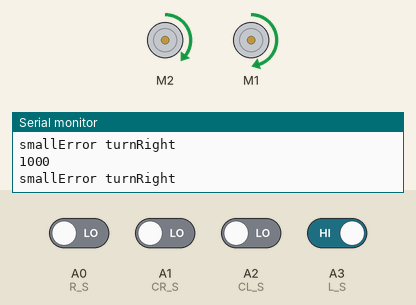
Recording of a sketch running on a simulated Arduino Uno, built with avr-gcc and run on an emulated ATmega328P. On the bench: 2 × DC motor (green arrow = forward, orange = backward, longer = faster), the last lines printed to the serial monitor. The test bench sets the inputs (shaded band); at power-on: A3 (L_S) HIGH, A0 (R_S), A1 (CR_S), A2 (CL_S) LOW.

Above: at 1.2 s.
1.3 s: A0 (R_S) driven HIGH
2.8 s: A3 (L_S) driven LOW
At 5.36 s:
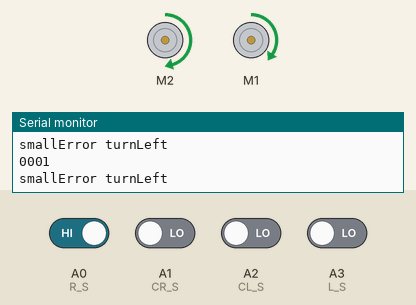
5.8 s: A1 (CR_S) driven HIGH
At 7.65 s:
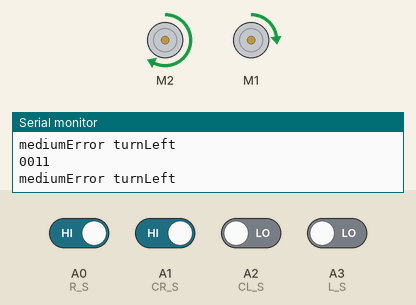
8.8 s: A2 (CL_S) driven HIGH
11.8 s: A0 (R_S) driven LOW
At 12.5 s:
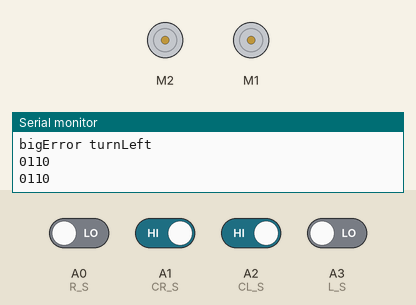
14.8 s: A3 (L_S) driven HIGH
At 15.4 s:
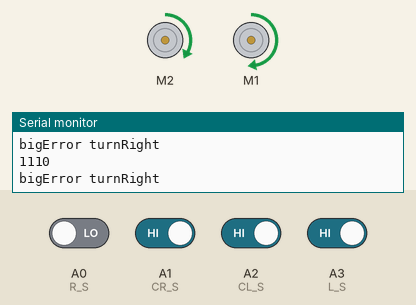
Timing chart, 0 to 21.1 s (numbered marks = the images above; inputs shaded):
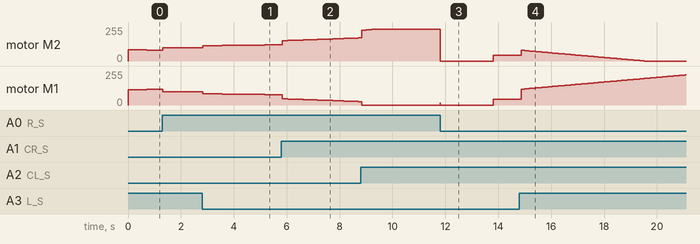

The sketch:

IP23_line_tracker_PID.ino
```cpp
#include <Wire.h>
#include <Adafruit_MotorShield.h>
#include "utility/Adafruit_MS_PWMServoDriver.h"

////////////////////////////////////////////////////////////////////////////////////////
// Set pin
#define R_S A0   // Infrared sensor Right
#define CR_S A1  // Infrared sensor Center Right
#define CL_S A2  // Infrared sensor Center Left
#define L_S A3   // Infrared sensor Left

// Set speed
#define SLOW_SPEED 45
//#define MEDIUM_SPEED 55
#define FAST_SPEED 240

int defaultSpeed = 100;
int stoptime = 0;

////////////////////////////////////////////////////////////////////////////////////////
// PID Controller

// Gain k=[0;1]
// Tuning parameter:
// Start with kp=1 and decrease value to stable system
//Then increase ki and kd if needed
double kp = 0.56;    // Proportional gain
double ki = 0.0027;  // Integral gain
double kd = 0;    // Derivative gain *************************** possible delete

//Initialize PID components to 0
double P = 0;  // Proportional component of the control output
double I = 0;  // Integral component of the control output
double D = 0;  // Derivative component of the control output

int error;
int previousError = 0;
int smallError = defaultSpeed * 0.27;    // Need to calibrate this parameter
int mediumError = defaultSpeed * 0.8;  // Need to calibrate this parameter
int bigError = defaultSpeed * 1.8;     // Need to calibrate this parameter
bool stopped = false;


int lastError = 0;
int lastLineSignal = 0;

int leftSpeed = 0;
int rightSpeed = 0;


////////////////////////////////////////////////////////////////////////////////////////
//Functions

Adafruit_MotorShield AFMS = Adafruit_MotorShield();
Adafruit_DCMotor *motorR = AFMS.getMotor(2);
Adafruit_DCMotor *motorL = AFMS.getMotor(1);


// Function to get the error from the line-following sensors (0-2).
int getError() {
  // Read the sensor values (0 for dark, 1 for bright)
  int sensorL = digitalRead(L_S);
  int sensorCL = digitalRead(CL_S);
  int sensorCR = digitalRead(CR_S);
  int sensorR = digitalRead(R_S);


  Serial.print(sensorL);
  Serial.print(sensorCL);
  Serial.print(sensorCR);
  Serial.print(sensorR);
  Serial.println(" ");

  // Determine the error based on sensor readings
  if (sensorL == 0 && sensorCL == 1 && sensorCR == 1 && sensorR == 1) {
    Serial.println("bigError turnLeft");
    return -bigError;  // The robot is significantly to the right of the line
  } else if (sensorL == 0 && sensorCL == 0 && sensorCR == 1 && sensorR == 1) {
    Serial.println("mediumError turnLeft");
    return -mediumError;  // The robot is the right of the line
  } else if (sensorL == 0 && sensorCL == 0 && sensorCR == 0 && sensorR == 1) {
    Serial.println("smallError turnLeft");
    return -smallError;  // The robot is slightly to the right of the line
  } else if (sensorL == 1 && sensorCL == 0 && sensorCR == 0 && sensorR == 1) {
    Serial.println("noError");
    I = 0;
    return 0;  // The robot is on the line (centered)
  } else if (sensorL == 1 && sensorCL == 0 && sensorCR == 0 && sensorR == 0) {
    Serial.println("smallError turnRight");
    return smallError;  // The robot is slightly to the left of the line
  } else if (sensorL == 1 && sensorCL == 1 && sensorCR == 0 && sensorR == 0) {
    Serial.println("mediumError turnRight");
    return mediumError;  // The robot is the left of the line
  } else if (sensorL == 1 && sensorCL == 1 && sensorCR == 1 && sensorR == 0) {
    Serial.println("bigError turnRight");
    return bigError;  // The robot is significantly to the left of the line
  } else if (sensorL == 0 && sensorCL == 0 && sensorCR == 0 && sensorR == 0) {
    return 1;                                                                                                                                                                                                                  // Return obstacle 1
  } else if ((sensorL == 0 && sensorCL == 1 && sensorCR == 1 && sensorR == 0) || (sensorL == 0 && sensorCL == 1 && sensorCR == 0 && sensorR == 0) || (sensorL == 0 && sensorCL == 0 && sensorCR == 1 && sensorR == 0)) {  // Special case: Only the center sensor detects a bright surface (possible obstacle)
    return 2;                                                                                                                                                                                                                  // Return obstacle 2
  } else if (sensorL == 1 && sensorCL == 1 && sensorCR == 1 && sensorR == 1) {                                                                                                                                                 // Special case: All sensors detect a white surface (end of track)
    return 3;
  }
  return 0;  // Default case: Unknown/error state. Proceed with line tracking
}

void PID_line_tracking() {
  //stopped = false;

  // PID control
  // Proportional component of the control output
  P = error;
  // Integral component of the control output
  I += error;
  // Derivative component of the control output
  D = error - previousError;

  // Update the previous error for the next iteration
  previousError = error;

  // Combine all components to get the PID output
  double speedChange = P * kp + I * ki + D * kd;  //calculate the correction;


  /*  Serial.print(speedChange);
  Serial.print("\t"); */

  // Apply PID output to control the motors
  motorL->run(FORWARD);
  motorR->run(FORWARD);

  // Adjust motor speeds based on PID output
  leftSpeed = defaultSpeed + speedChange;
  rightSpeed = defaultSpeed - speedChange;

  // Ensure the motor speeds are within valid range (0 to 255)
  leftSpeed = constrain(leftSpeed, 0, FAST_SPEED);
  rightSpeed = constrain(rightSpeed, 0, FAST_SPEED);

  /*
  Serial.print(leftSpeed);
  Serial.print("\t");
  Serial.print(rightSpeed);
  Serial.print("\n");*/

  // Set the motor speeds
  motorL->setSpeed(leftSpeed);
  motorR->setSpeed(rightSpeed);
  delay(10);
}

bool checkStop() {
  if (lastError == error /* && stopped == false*/) {
    return true;
  }
  return false;
}

void task_1() {
  //stopped = true;
  //TO DO
  // Obstacle detected, stop and handle appropriately
  motorL->run(BACKWARD);
  motorR->run(BACKWARD);
  motorL->setSpeed(0);
  motorR->setSpeed(0);
  delay(500);

  motorL->run(FORWARD);
  motorR->run(FORWARD);
  motorL->setSpeed(SLOW_SPEED);
  motorR->setSpeed(SLOW_SPEED);
  delay(80);
}

void task_2() {
  //stopped = true;
  //TO DO
  // Obstacle detected, stop and handle appropriately
  motorL->run(BACKWARD);
  motorR->run(BACKWARD);
  motorL->setSpeed(0);
  motorR->setSpeed(0);
  delay(2000);

  motorL->run(FORWARD);
  motorR->run(FORWARD);
  motorL->setSpeed(SLOW_SPEED);
  motorR->setSpeed(SLOW_SPEED);
  delay(250);
}

void driveUntilSignalChange() {

  while (lastError == error) {

    lastError = error;
    error = getError();

    // Set the motor speeds
    motorL->setSpeed(SLOW_SPEED);  // drive slowly straight until signal changes
    motorR->setSpeed(SLOW_SPEED);  // drive slowly straight until signal changes
  }
  return;
}

////////////////////////////////////////////////////////////////////////////////////////
//Main code: functions setup() and loop()

void setup() {
  pinMode(R_S, INPUT);
  pinMode(CR_S, INPUT);
  pinMode(CL_S, INPUT);
  pinMode(L_S, INPUT);

  Serial.begin(9600);

  AFMS.begin();
  motorR->setSpeed(defaultSpeed);
  motorL->setSpeed(defaultSpeed);
}

void loop() {

  lastError = error;
  error = getError();

  if (error == 1 && checkStop()) {  // Task 1, but check 2 times
    task_1();
    //   stopped = true;
    driveUntilSignalChange();
  } else if (error == 2 && checkStop()) {  // Task 2, but check 2 times
    task_2();
    //    stopped = true;
    driveUntilSignalChange();
  } else if (error == 3 && lastError == error) {  // Stop, but check 2 times
    motorR->setSpeed(0);
    motorL->setSpeed(0);
  } else {  // Proceed with line tracking
    PID_line_tracking();
  }
}
```

Measured:
- after the input at 2.8 s, motor M2: moves from forward 100/255 to forward 122/255 over 2.7 s, starting at once; motor M1: moves from forward 100/255 to forward 77/255 over 2.7 s, starting at once
- after the input at 11.8 s, motor M2: forward 240/255 → stopped at once, → forward 45/255 2.0 s later; motor M1: stopped → forward 45/255 after 2.0 s
- after the input at 14.8 s, motor M1: moves from forward 45/255 to forward 226/255 over 6.2 s, starting after 0.06 s
